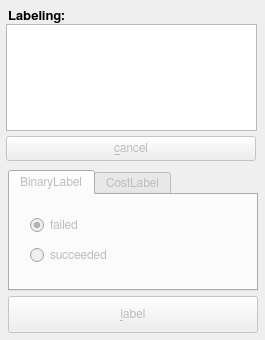
<?xml version="1.0" encoding="UTF-8"?>
<ui version="4.0">
 <class>label_gui</class>
 <widget class="QWidget" name="label_gui">
  <property name="geometry">
   <rect>
    <x>0</x>
    <y>0</y>
    <width>265</width>
    <height>340</height>
   </rect>
  </property>
  <property name="sizePolicy">
   <sizepolicy hsizetype="Preferred" vsizetype="Preferred">
    <horstretch>0</horstretch>
    <verstretch>0</verstretch>
   </sizepolicy>
  </property>
  <property name="minimumSize">
   <size>
    <width>265</width>
    <height>340</height>
   </size>
  </property>
  <property name="maximumSize">
   <size>
    <width>265</width>
    <height>340</height>
   </size>
  </property>
  <property name="font">
   <font>
    <family>FreeSans</family>
    <pointsize>9</pointsize>
   </font>
  </property>
  <property name="contextMenuPolicy">
   <enum>Qt::NoContextMenu</enum>
  </property>
  <property name="windowTitle">
   <string>Label GUI</string>
  </property>
  <widget class="QTabWidget" name="tabs_">
   <property name="enabled">
    <bool>false</bool>
   </property>
   <property name="geometry">
    <rect>
     <x>8</x>
     <y>170</y>
     <width>250</width>
     <height>121</height>
    </rect>
   </property>
   <property name="font">
    <font>
     <family>FreeSans</family>
     <pointsize>9</pointsize>
    </font>
   </property>
   <property name="currentIndex">
    <number>0</number>
   </property>
   <widget class="QWidget" name="binary_tab_">
    <attribute name="title">
     <string>BinaryLabel</string>
    </attribute>
    <widget class="QRadioButton" name="radio_button_failed_">
     <property name="geometry">
      <rect>
       <x>20</x>
       <y>20</y>
       <width>102</width>
       <height>20</height>
      </rect>
     </property>
     <property name="font">
      <font>
       <family>FreeSans</family>
       <pointsize>9</pointsize>
      </font>
     </property>
     <property name="text">
      <string>failed</string>
     </property>
     <property name="checked">
      <bool>true</bool>
     </property>
    </widget>
    <widget class="QRadioButton" name="radio_button_succeeded_">
     <property name="geometry">
      <rect>
       <x>20</x>
       <y>50</y>
       <width>102</width>
       <height>20</height>
      </rect>
     </property>
     <property name="font">
      <font>
       <family>FreeSans</family>
       <pointsize>9</pointsize>
      </font>
     </property>
     <property name="text">
      <string>succeeded</string>
     </property>
     <property name="checked">
      <bool>false</bool>
     </property>
    </widget>
   </widget>
   <widget class="QWidget" name="cost_tab_">
    <attribute name="title">
     <string>CostLabel</string>
    </attribute>
   </widget>
  </widget>
  <widget class="QPushButton" name="label_button_">
   <property name="enabled">
    <bool>false</bool>
   </property>
   <property name="geometry">
    <rect>
     <x>8</x>
     <y>296</y>
     <width>250</width>
     <height>37</height>
    </rect>
   </property>
   <property name="font">
    <font>
     <family>FreeSans</family>
     <pointsize>9</pointsize>
    </font>
   </property>
   <property name="text">
    <string>&amp;label</string>
   </property>
  </widget>
  <widget class="QLabel" name="text_">
   <property name="geometry">
    <rect>
     <x>8</x>
     <y>4</y>
     <width>65</width>
     <height>23</height>
    </rect>
   </property>
   <property name="font">
    <font>
     <pointsize>10</pointsize>
     <weight>75</weight>
     <bold>true</bold>
    </font>
   </property>
   <property name="text">
    <string>Labeling:</string>
   </property>
  </widget>
  <widget class="QListWidget" name="unlabeled_list_">
   <property name="geometry">
    <rect>
     <x>6</x>
     <y>24</y>
     <width>251</width>
     <height>107</height>
    </rect>
   </property>
   <property name="font">
    <font>
     <family>FreeSans</family>
     <pointsize>9</pointsize>
    </font>
   </property>
   <property name="editTriggers">
    <set>QAbstractItemView::NoEditTriggers</set>
   </property>
   <property name="showDropIndicator" stdset="0">
    <bool>false</bool>
   </property>
   <property name="selectionMode">
    <enum>QAbstractItemView::NoSelection</enum>
   </property>
   <property name="uniformItemSizes">
    <bool>false</bool>
   </property>
   <property name="selectionRectVisible">
    <bool>false</bool>
   </property>
   <property name="sortingEnabled">
    <bool>true</bool>
   </property>
  </widget>
  <widget class="QPushButton" name="cancel_button_">
   <property name="enabled">
    <bool>false</bool>
   </property>
   <property name="geometry">
    <rect>
     <x>6</x>
     <y>136</y>
     <width>250</width>
     <height>25</height>
    </rect>
   </property>
   <property name="font">
    <font>
     <family>FreeSans</family>
     <pointsize>9</pointsize>
    </font>
   </property>
   <property name="text">
    <string>&amp;cancel</string>
   </property>
  </widget>
 </widget>
 <resources/>
 <connections/>
</ui>
